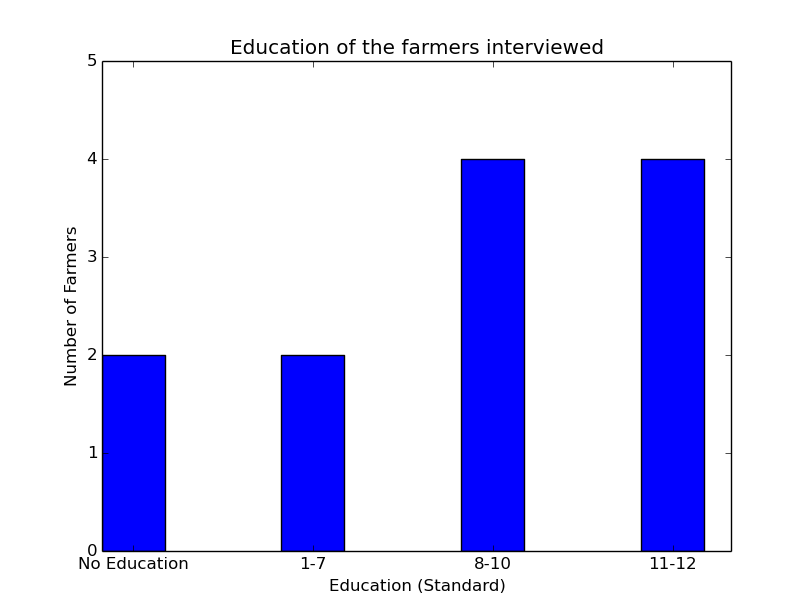

Recreate this plot in Python.
import numpy as np
import matplotlib.pyplot as plt

#Graph 1

y = [2,2,4,4]
N = len(y)
x = range(N)
#width = 1/1.5
width = 0.35       # the width of the bars: can also be len(x) sequence
plt.bar(x, y, width, color="blue")

plt.xlabel('Education (Standard)')
plt.ylabel('Number of Farmers')
plt.title('Education of the farmers interviewed')

plt.ylim([0,5])

ind = np.arange(N)    # the x locations for the groups

plt.xticks(ind+width/2., ('No Education','1-7', '8-10', '11-12') )
    
plt.show()
